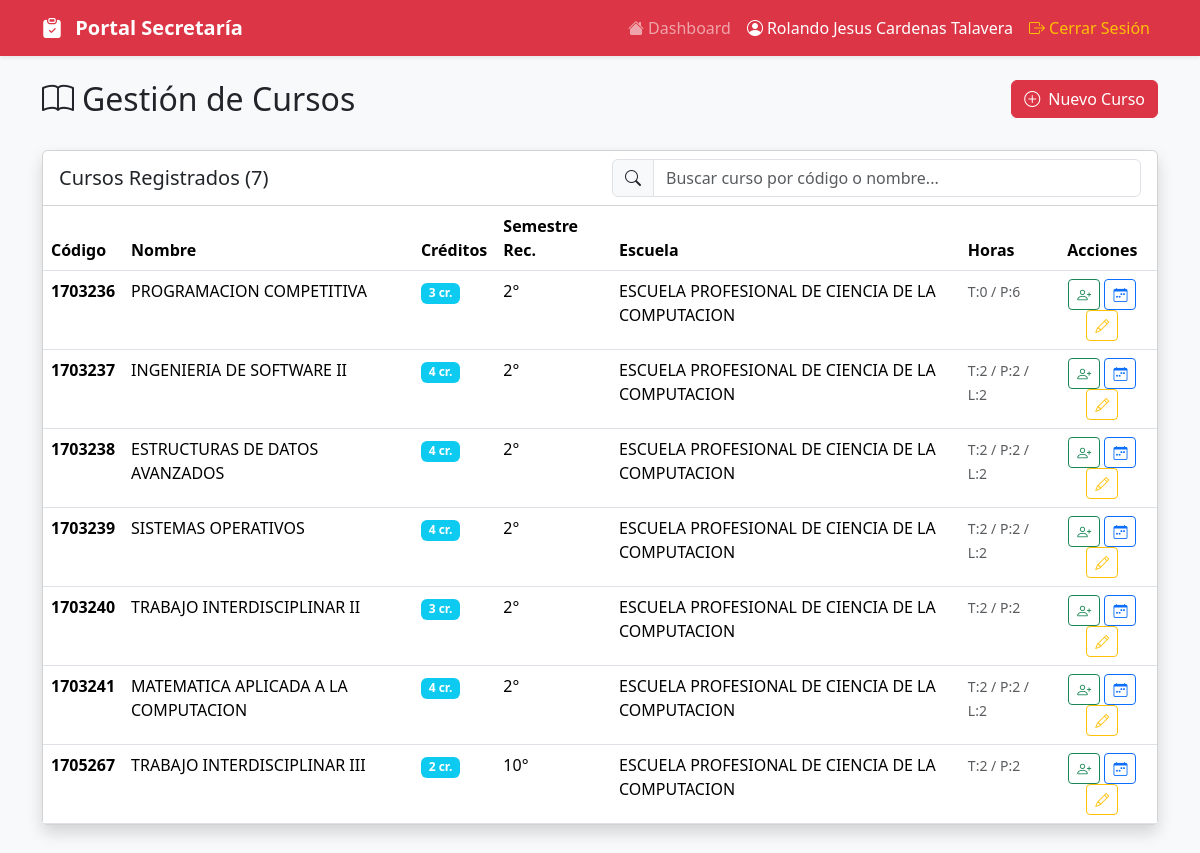
Page /gestion/cursos/ (signed in) on the committed database.
### app/models/usuario/models.py (models this page shows, shortened)
class Usuario(AbstractBaseUser, PermissionsMixin):
    codigo = models.CharField(max_length=20, unique=True, primary_key=True)
    nombres = models.CharField(max_length=100)
    apellidos = models.CharField(max_length=100)
    email = models.EmailField(unique=True, validators=[EmailValidator()])
    telefono = models.CharField(max_length=20, blank=True, null=True)
    dni = models.CharField(
        max_length=8,
        unique=True,
        validators=[RegexValidator(regex=r'^\d{8}$', message='DNI debe tener 8 dígitos')]
    )
    tipo_usuario = models.ForeignKey(
        TipoUsuario,
        on_delete=models.PROTECT,
        related_name='usuarios'
    )
    estado_cuenta = models.ForeignKey(
        EstadoCuenta,
        on_delete=models.PROTECT,
        related_name='usuarios',
        default='ACTIVO'
    )
    permisos_usuario = models.ManyToManyField(
        Permiso,
        related_name='usuarios',
        blank=True
    )
    fecha_registro = models.DateTimeField(auto_now_add=True)
    fecha_actualizacion = models.DateTimeField(auto_now=True)
    ultimo_acceso = models.DateTimeField(null=True, blank=True)
    direccion_ip_ultimo_acceso = models.GenericIPAddressField(null=True, blank=True)
    is_active = models.BooleanField(default=True)
    is_staff = models.BooleanField(default=False)
    is_superuser = models.BooleanField(default=False)
    objects = UsuarioManager()
    USERNAME_FIELD = 'email'
    REQUIRED_FIELDS = ['codigo', 'nombres', 'apellidos', 'dni']
    class Meta:
        db_table = 'usuario'
        verbose_name = 'Usuario'
        verbose_name_plural = 'Usuarios'
        ordering = ['apellidos', 'nombres']
    @property
    def nombre_completo(self):
        return f"{self.nombres} {self.apellidos}"

class TipoUsuario(models.Model):
    TIPOS = [
        ('ADMIN', 'Administrador'),
        ('PROFESOR', 'Profesor'),
        ('ESTUDIANTE', 'Estudiante'),
        ('SECRETARIA', 'Secretaria'),
    ]
    codigo = models.CharField(max_length=20, unique=True, primary_key=True)
    nombre = models.CharField(max_length=100)
    descripcion = models.TextField(blank=True, null=True)
    class Meta:
        db_table = 'tipo_usuario'
        verbose_name = 'Tipo de Usuario'
        verbose_name_plural = 'Tipos de Usuario'

class Escuela(models.Model):
    codigo = models.CharField(max_length=20, unique=True, primary_key=True)
    nombre = models.CharField(max_length=200)
    facultad = models.CharField(max_length=200, blank=True, null=True)
    descripcion = models.TextField(blank=True, null=True)
    is_active = models.BooleanField(default=True)
    class Meta:
        db_table = 'escuela'
        verbose_name = 'Escuela'
        verbose_name_plural = 'Escuelas'

### app/models/curso/models.py (models this page shows, shortened)
class Curso(models.Model):
    codigo = models.CharField(max_length=20, unique=True, primary_key=True)
    nombre = models.CharField(max_length=200)
    descripcion = models.TextField(blank=True, null=True)
    creditos = models.IntegerField(default=3)
    horas_teoria = models.IntegerField(default=2)
    horas_practica = models.IntegerField(default=2)
    horas_laboratorio = models.IntegerField(default=0)
    semestre_recomendado = models.IntegerField(default=1)
    escuela = models.ForeignKey(
        Escuela,
        on_delete=models.PROTECT,
        related_name='cursos'
    )
    prerequisitos = models.ManyToManyField(
        'self',
        symmetrical=False,
        related_name='cursos_siguientes',
        blank=True
    )
    fecha_creacion = models.DateTimeField(auto_now_add=True)
    fecha_actualizacion = models.DateTimeField(auto_now=True)
    is_active = models.BooleanField(default=True)
    tiene_grupo_b = models.BooleanField(
        default=False,
        help_text='Si el curso tiene dos grupos (A y B)'
    )
    class Meta:
        db_table = 'curso'
        verbose_name = 'Curso'
        verbose_name_plural = 'Cursos'
        ordering = ['codigo']

### app/models/curso/admin_views.py (the view)
# urls.py: path('gestion/cursos/', listar_cursos, name='listar_cursos'),
@never_cache
@login_required
def listar_cursos(request):
    if not hasattr(request.user, 'tipo_usuario'):
        messages.error(request, 'No tiene permisos para acceder a esta página.')
        return redirect('login')
    cursos = Curso.objects.all().select_related('escuela').order_by('codigo')
    context = {
        'usuario': request.user,
        'cursos': cursos,
    }
    return render(request, 'admin/listar_cursos.html', context)

### Templates/admin/listar_cursos.html (shortened to what this page needs)
<!doctype html>
<html lang="es">
<head>
    <link href="https://cdn.jsdelivr.net/npm/bootstrap@5.3.2/dist/css/bootstrap.min.css" rel="stylesheet">
    <link rel="stylesheet" href="https://cdn.jsdelivr.net/npm/bootstrap-icons@1.11.1/font/bootstrap-icons.css">
</head>
<body class="bg-light">
        <nav class="navbar navbar-expand-lg navbar-dark bg-danger shadow-sm">
        <div class="container">
            <a class="navbar-brand fw-bold" href="{% if usuario.tipo_usuario.nombre == 'Administrador' %}{% url 'admin_dashboard' %}{% else %}{% url 'secretaria_dashboard' %}{% endif %}">
                <i class="bi {% if usuario.tipo_usuario.nombre == 'Administrador' %}bi-shield-fill{% else %}bi-clipboard-check-fill{% endif %} me-2"></i>
                Portal {% if usuario.tipo_usuario.nombre == 'Administrador' %}Administrador{% else %}Secretaría{% endif %}
            </a>
            <div class="collapse navbar-collapse" id="navbarNav">
                <ul class="navbar-nav ms-auto">
                    <li class="nav-item">
                        <a class="nav-link" href="{% if usuario.tipo_usuario.nombre == 'Administrador' %}{% url 'admin_dashboard' %}{% else %}{% url 'secretaria_dashboard' %}{% endif %}">
                            <i class="bi bi-house-fill me-1"></i>Dashboard
                        </a>
                    </li>
                    <li class="nav-item">
                        <span class="nav-link text-white">
                            <i class="bi bi-person-circle me-1"></i>{{ usuario.nombre_completo }}
                        </span>
                    </li>
                    <li class="nav-item">
                        <a class="nav-link text-warning" href="{% url 'logout' %}">
                            <i class="bi bi-box-arrow-right me-1"></i>Cerrar Sesión
                        </a>
                    </li>
                </ul>
            </div>
        </div>
    </nav>
    <main class="container mt-4 mb-5">
        <div class="row mb-4">
            <div class="col-md-8">
                <h2><i class="bi bi-book me-2"></i>Gestión de Cursos</h2>
            </div>
            <div class="col-md-4 text-end">
                <a href="{% url 'crear_curso' %}" class="btn btn-danger">
                    <i class="bi bi-plus-circle me-2"></i>Nuevo Curso
                </a>
            </div>
        </div>
        <div class="card shadow">
            <div class="card-header bg-white">
                <div class="row align-items-center">
                    <div class="col-md-6">
                        <h5 class="mb-0">Cursos Registrados ({{ cursos.count }})</h5>
                    </div>
                    <div class="col-md-6">
                        <div class="input-group">
                            <span class="input-group-text"><i class="bi bi-search"></i></span>
                            <input type="text" class="form-control" id="searchInput"
                                placeholder="Buscar curso por código o nombre...">
                        </div>
                    </div>
                </div>
            </div>
            <div class="card-body p-0">
                {% if cursos %}
                <div class="table-responsive">
                    <table class="table table-hover mb-0" id="cursosTable">
                        <thead class="bg-light">
                            <tr>
                                <th>Código</th>
                                <th>Nombre</th>
                                <th>Créditos</th>
                                <th>Semestre Rec.</th>
                                <th>Escuela</th>
                                <th>Horas</th>
                                <th class="text-center">Acciones</th>
                            </tr>
                        </thead>
                        <tbody>
                            {% for curso in cursos %}
                            <tr>
                                <td><strong>{{ curso.codigo }}</strong></td>
                                <td>{{ curso.nombre }}</td>
                                <td><span class="badge bg-info">{{ curso.creditos }} cr.</span></td>
                                <td>{{ curso.semestre_recomendado }}°</td>
                                <td>{{ curso.escuela.nombre }}</td>
                                <td>
                                    <small class="text-muted">
                                        T:{{ curso.horas_teoria }} /
                                        P:{{ curso.horas_practica }}
                                        {% if curso.horas_laboratorio %} / L:{{ curso.horas_laboratorio }}{% endif %}
                                    </small>
                                </td>
                                <td class="text-center">
                                    <a href="{% url 'asignar_profesores' curso.codigo %}"
                                        class="btn btn-sm btn-outline-success" title="Agregar Profesores">
                                        <i class="bi bi-person-plus"></i>
                                    </a>
                                    <a href="{% url 'secretaria_horarios_cursos' %}"
                                        class="btn btn-sm btn-outline-primary" title="Gestionar Horarios">
                                        <i class="bi bi-calendar-week"></i>
                                    </a>
                                    <a href="{% url 'editar_curso' curso.codigo %}"
                                        class="btn btn-sm btn-outline-warning" title="Editar">
                                        <i class="bi bi-pencil"></i>
                                    </a>
                                </td>
                            </tr>
                            {% endfor %}
                        </tbody>
                    </table>
                </div>
                {% endif %}
            </div>
        </div>
    </main>
</body>
</html>

### rows in the picture
Usuario: nombre_completo "Rolando Jesus Cardenas Talavera"
Curso: codigo "1703236", nombre "PROGRAMACION COMPETITIVA", creditos "3", semestre_recomendado "2", escuela.nombre "ESCUELA PROFESIONAL DE CIENCIA DE LA COMPUTACION", horas_teoria "0", horas_practica "6"
Curso: codigo "1703237", nombre "INGENIERIA DE SOFTWARE II", creditos "4", semestre_recomendado "2", escuela.nombre "ESCUELA PROFESIONAL DE CIENCIA DE LA COMPUTACION", horas_teoria "2", horas_practica "2", horas_laboratorio "2"
Curso: codigo "1703238", nombre "ESTRUCTURAS DE DATOS AVANZADOS", creditos "4", semestre_recomendado "2", escuela.nombre "ESCUELA PROFESIONAL DE CIENCIA DE LA COMPUTACION", horas_teoria "2", horas_practica "2", horas_laboratorio "2"
Curso: codigo "1703239", nombre "SISTEMAS OPERATIVOS", creditos "4", semestre_recomendado "2", escuela.nombre "ESCUELA PROFESIONAL DE CIENCIA DE LA COMPUTACION", horas_teoria "2", horas_practica "2", horas_laboratorio "2"
Curso: codigo "1703240", nombre "TRABAJO INTERDISCIPLINAR II", creditos "3", semestre_recomendado "2", escuela.nombre "ESCUELA PROFESIONAL DE CIENCIA DE LA COMPUTACION", horas_teoria "2", horas_practica "2"
Curso: codigo "1703241", nombre "MATEMATICA APLICADA A LA COMPUTACION", creditos "4", semestre_recomendado "2", escuela.nombre "ESCUELA PROFESIONAL DE CIENCIA DE LA COMPUTACION", horas_teoria "2", horas_practica "2", horas_laboratorio "2"
Curso: codigo "1705267", nombre "TRABAJO INTERDISCIPLINAR III", creditos "2", semestre_recomendado "10", escuela.nombre "ESCUELA PROFESIONAL DE CIENCIA DE LA COMPUTACION", horas_teoria "2", horas_practica "2"

### other values in the picture
{{ cursos.count }} "7"
